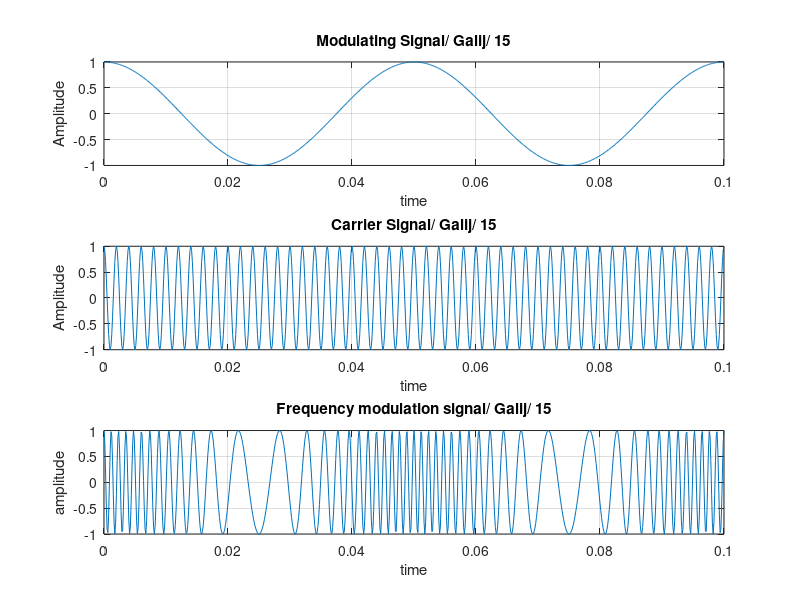

Reproduce this figure in MATLAB.
clc;
clear all;
close all; 

fs = 8000;
fm = 20;
fc = 500;
Am = 1;
Ac = 1;
t = [0: 0.1*fs]/fs;
m = Am * cos(2 * pi * fm * t);
c = Ac * cos(2 * pi * fc * t);
a = Am / Ac;

subplot(3, 1, 1);
plot(t, m);
xlabel('time');
ylabel('Amplitude');
title('Modulating Signal/ Galij/ 15');
grid on;

subplot(3, 1, 2);
plot(t, c);
xlabel('time');
ylabel('Amplitude');
title('Carrier Signal/ Galij/ 15');
grid on;

B = 18;
s = Ac * cos((2 * pi * fc * t)  + B * sin(2 * pi* fm * t));
subplot(3, 1, 3);
plot(t, s);
xlabel('time');
ylabel('amplitude');
title('Frequency modulation signal/ Galij/ 15');
grid on;
